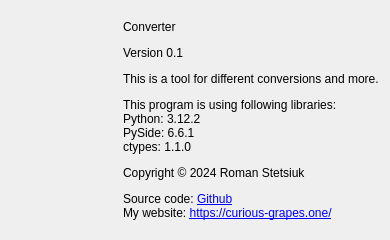
<?xml version="1.0" encoding="UTF-8"?>
<ui version="4.0">
 <class>Form</class>
 <widget class="QWidget" name="Form">
  <property name="geometry">
   <rect>
    <x>0</x>
    <y>0</y>
    <width>390</width>
    <height>240</height>
   </rect>
  </property>
  <property name="windowTitle">
   <string>Form</string>
  </property>
  <property name="windowOpacity">
   <double>1.000000000000000</double>
  </property>
  <layout class="QHBoxLayout" name="horizontalLayout_2">
   <item>
    <layout class="QVBoxLayout" name="verticalLayout">
     <item>
      <widget class="QLabel" name="label_2">
       <property name="sizePolicy">
        <sizepolicy hsizetype="Fixed" vsizetype="Fixed">
         <horstretch>0</horstretch>
         <verstretch>0</verstretch>
        </sizepolicy>
       </property>
       <property name="maximumSize">
        <size>
         <width>100</width>
         <height>100</height>
        </size>
       </property>
       <property name="text">
        <string/>
       </property>
       <property name="pixmap">
        <pixmap resource="new.qrc">:/newPrefix/icon_t.png</pixmap>
       </property>
       <property name="scaledContents">
        <bool>true</bool>
       </property>
      </widget>
     </item>
     <item>
      <spacer name="verticalSpacer">
       <property name="orientation">
        <enum>Qt::Vertical</enum>
       </property>
       <property name="sizeHint" stdset="0">
        <size>
         <width>20</width>
         <height>40</height>
        </size>
       </property>
      </spacer>
     </item>
    </layout>
   </item>
   <item>
    <layout class="QHBoxLayout" name="horizontalLayout">
     <item>
      <spacer name="horizontalSpacer">
       <property name="orientation">
        <enum>Qt::Horizontal</enum>
       </property>
       <property name="sizeHint" stdset="0">
        <size>
         <width>187</width>
         <height>20</height>
        </size>
       </property>
      </spacer>
     </item>
     <item>
      <widget class="QLabel" name="label">
       <property name="text">
        <string>&lt;html&gt;&lt;head/&gt;&lt;body&gt;&lt;p&gt;Converter&lt;/p&gt;&lt;p&gt;Version 0.1&lt;/p&gt;&lt;p&gt;This is a tool for different conversions and more.&lt;/p&gt;&lt;p&gt;This program is using following libraries:&lt;br/&gt;Python: 3.12.2&lt;br/&gt;PySide: 6.6.1&lt;br/&gt;ctypes: 1.1.0&lt;/p&gt;&lt;p&gt;Copyright © 2024 Roman Stetsiuk&lt;/p&gt;&lt;p&gt;Source code: &lt;a href=&quot;https://github.com/curious-grapes/converter-tool&quot;&gt;&lt;span style=&quot; text-decoration: underline; color:#0000ff;&quot;&gt;Github&lt;br/&gt;&lt;/span&gt;&lt;/a&gt;My website: &lt;a href=&quot;https://curious-grapes.one/&quot;&gt;&lt;span style=&quot; text-decoration: underline; color:#0000ff;&quot;&gt;https://curious-grapes.one/&lt;/span&gt;&lt;/a&gt;&lt;/p&gt;&lt;/body&gt;&lt;/html&gt;</string>
       </property>
       <property name="openExternalLinks">
        <bool>true</bool>
       </property>
      </widget>
     </item>
    </layout>
   </item>
  </layout>
 </widget>
 <resources>
  <include location="new.qrc"/>
 </resources>
 <connections/>
</ui>
